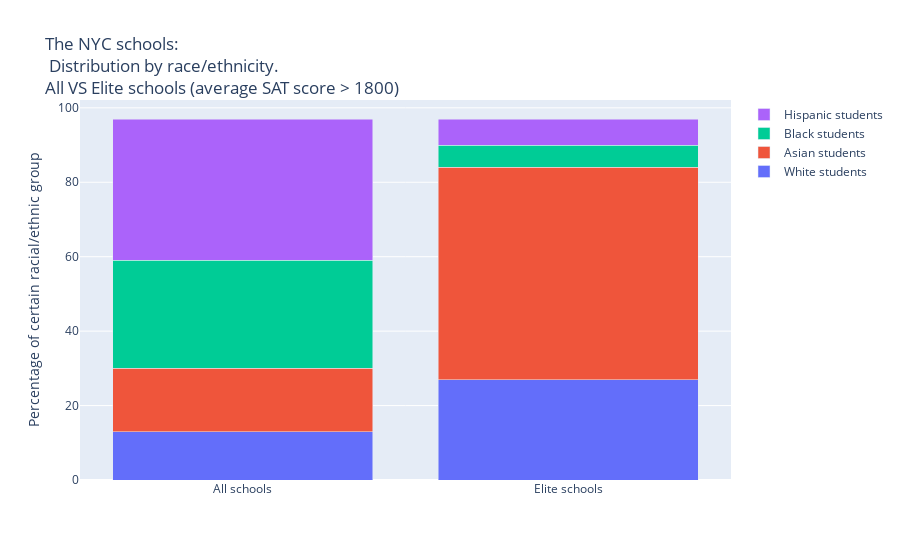

The cell this chart's notebook holds for it:
### Markdown cell above
As we see, strong correlation between __white_per__, __asian_per__ and __sat_score__ may suggest that white and asian students tend to have higher SAT scores compared to the students from the other racial groups. 

Negative correlation between __black_per__, __hispanic_per__ and __sat_score__ confirms particularly high achievement gaps for these two group of students.  

We can also explore distribution by race across

### Code cell
# assume that 'elite schools' are those with an average SAT score higher than 1800 
elite_schools = combined[combined['sat_score']>1800] 

# build bar plot to visualize racial makeup of elite schools vs all the NYC schools 
num_race = ['white_per','asian_per','black_per','hispanic_per']

elite_distr = {}
ordinary_disrt = {}

for i in num_race:
    elite_distr[i] = int(((elite_schools[i]/100)*elite_schools['Total Cohort']).sum()/(elite_schools['Total Cohort'].sum())*100)
    ordinary_disrt[i] = int(((combined[i]/100)*combined['Total Cohort']).sum()/(combined['Total Cohort'].sum())*100)


x=['Elite schools','All schools']
fig = go.Figure(go.Bar(x=x, y=[elite_distr['white_per'],ordinary_disrt['white_per']], name='White students'))
fig.add_trace(go.Bar(x=x, y=[elite_distr['asian_per'],ordinary_disrt['asian_per']], name='Asian students'))
fig.add_trace(go.Bar(x=x, y=[elite_distr['black_per'],ordinary_disrt['black_per']], name='Black students'))
fig.add_trace(go.Bar(x=x, y=[elite_distr['hispanic_per'],ordinary_disrt['hispanic_per']], name='Hispanic students'))

fig.update_layout(barmode='stack', xaxis={'categoryorder':'category ascending'},
                  title='The NYC schools: <br> Distribution by race/ethnicity. <br>All VS Elite schools (average SAT score > 1800)',
                  yaxis_title="Percentage of certain racial/ethnic group")
fig.show()

### Figure 1 — Plotly figure (JSON) as saved in the notebook; plotly's stock layout.template omitted (floating-point values rounded to 4 significant figures)
{"data": [{"name": "White students", "type": "bar", "x": ["Elite schools", "All schools"], "y": [27, 13]}, {"name": "Asian students", "type": "bar", "x": ["Elite schools", "All schools"], "y": [57, 17]}, {"name": "Black students", "type": "bar", "x": ["Elite schools", "All schools"], "y": [6, 29]}, {"name": "Hispanic students", "type": "bar", "x": ["Elite schools", "All schools"], "y": [7, 38]}], "layout": {"barmode": "stack", "title": {"text": "The NYC schools: <br> Distribution by race/ethnicity. <br>All VS Elite schools (average SAT score > 1800)"}, "xaxis": {"categoryorder": "category ascending"}, "yaxis": {"title": {"text": "Percentage of certain racial/ethnic group"}}}}
